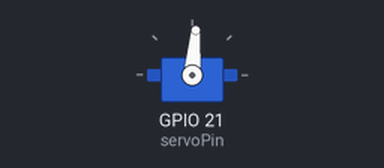
A sketch run on a simulated ESP32. On the bench: servo. What the sketch prints to the serial monitor is not drawn.

Above: at 5.05 s.
Timing chart, 0 to 8.9 s (numbered marks = the images above):
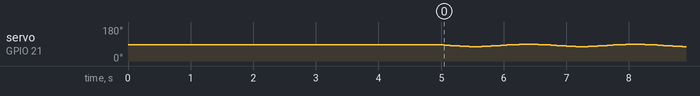

The sketch:

sketch_feb5a.ino
```cpp
#include <ESP32Servo.h>
#include <Wire.h>

Servo myServo;
int servoPin = 21;

void setup()
{
  Serial.begin(115200);
  delay(5000);
  myServo.attach(servoPin);
  myServo.write(90);
  //while(1);
}

int angle = 0;
int direction = 1;

int center = 85;
int max_angle = 5;
int d_l = 50;

void loop()
{
  // 0 → -25
  for(int i = 0; i >= -max_angle*2; i--)
  {
    myServo.write(center + i);
    Serial.println(center + i);
    delay(d_l);
  }

  // -25 → 0
  for(int i = -max_angle*2; i <= 0; i++)
  {
    myServo.write(center + i);
    Serial.println(center + i);
    delay(d_l);
  }

  // 0 → +25
  for(int i = 0; i <= max_angle; i++)
  {
    myServo.write(center + i);
    Serial.println(center + i);
    delay(d_l);
  }

  // +25 → 0
  for(int i = max_angle; i >= 0; i--)
  {
    myServo.write(center + i);
    Serial.println(center + i);
    delay(d_l);
  }
}
```
